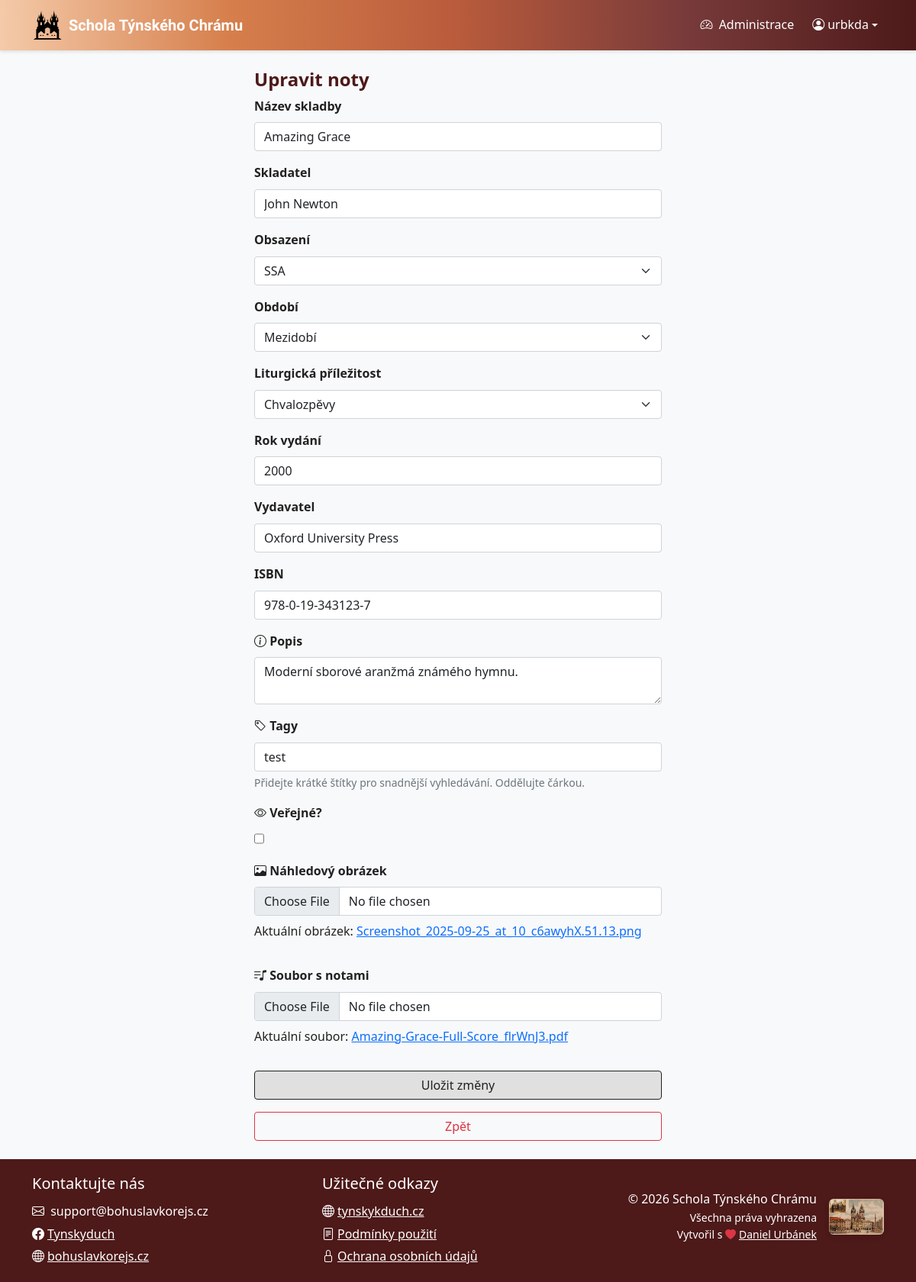
Screenshot of /edit/18 (signed in) with the database file from the repository.
### sheet_music_app/models.py (models this page shows, shortened)
class Sheet(models.Model):
    CAST_CHOICES = [
        ("SATB", "SATB"),
        ("SSATB", "SSATB"),
        ("SSAA", "SSAA"),
        ("SSAB", "SSAB"),
        ("SSA", "SSA"),
        ("SAT", "SAT"),
        ("SAB", "SAB"),
        ("UNISON", "Unisono"),
        ("OTHER", "Jiné")
    ]
    SEASON_CHOICES = [
        ("ADVENT", "Advent"),
        ("CHRISTMAS", "Vánoce"),
        ("LENT", "Půst"),
        ("EASTER", "Velikonoce"),
        ("PENTECOST", "Letnice"),
        ("HOLY_TRINITY", "Nejsvětější Trojice"),
        ("INTERLUDE", "Mezidobí"),
        ("OTHER", "Žádné")
    ]
    USE_CHOICES = [
        ("HYMNS", "Chvalozpěvy"),
        ("EUCHARIST", "Eucharistie"),
        ("HOLY_SPIRIT", "Duch Svatý"),
        ("VIRGIN_MARY", "Panna Maria"),
        ("SAINTS", "Svatí"),
        ("WEDDINGS", "Svatební obřady"),
        ("FUNERAL", "Pohřebí obřady"),
        ("FOLK", "Lidové písně"),
        ("MINE", "Hornické písně"),
        ("OTHER", "Ostatní")
    ]
    title = models.CharField(max_length=200)
    composer = models.CharField(max_length=200)
    arranger = models.CharField(max_length=200, blank=True, null=True)
    cast = models.CharField(choices=CAST_CHOICES, blank=True, null=True, max_length=10)
    season = models.CharField(choices=SEASON_CHOICES, blank=True, null=True, max_length=50)
    use = models.CharField(choices=USE_CHOICES, blank=True, null=True, max_length=50)
    publication_year = models.IntegerField(blank=True, null=True)
    publisher = models.CharField(max_length=200, blank=True, null=True)
    isbn = models.CharField(max_length=20, blank=True, null=True)
    description = models.TextField(blank=True, null=True)
    date_created = models.DateTimeField(auto_now_add=True)
    date_modified = models.DateTimeField(auto_now=True)
    created_by = models.ForeignKey('auth.User', on_delete=models.CASCADE)
    modified_by = models.ForeignKey('auth.User', on_delete=models.CASCADE, related_name='modified_sheets')
    sheet_file = models.FileField()
    preview_image = models.ImageField(blank=True, null=True)
    public = models.BooleanField(default=False)
    slug = models.SlugField(max_length=255, unique=True, blank=True, null=True)
    tags = models.ManyToManyField(Tag, blank=True, related_name="sheets")

### sheet_music_app/views.py (the view, shortened to what this page needs)
# urls.py: path("edit/<int:pk>", views.edit_sheet, name="edit_sheet"),  # Update
@login_required(login_url='login')
def edit_sheet(request, pk):
    sheet = get_object_or_404(Sheet, pk=pk)
    return render(request, "edit_sheet.html", {
        "sheet": sheet,
        "cast_choices": Sheet.CAST_CHOICES,
        "season_choices": Sheet.SEASON_CHOICES,
        "use_choices": Sheet.USE_CHOICES,
        "tags_csv": ", ".join(sheet.tags.values_list('name', flat=True)),
    })

### sheet_music_app/context_processors.py (called while the page is built)
def turnstile(request):
    return {"TURNSTILE_SITE_KEY": settings.TURNSTILE_SITE_KEY}

### sheet_music_app/templatetags/permissions.py (called while the page is built)
@register.filter(name='is_superuser')
def is_superuser(user):
    if not hasattr(user, 'is_authenticated'):
        return False
    return user.is_authenticated and (user.is_superuser)

### sheet_music_app/templates/edit_sheet.html (shortened to what this page needs)
{% extends "base.html" %}
{% load static %}
{% load permissions %}
{% block content %}
    <div class="container-lg justify-content-center flex w-50 w-md-75 w-sm-100">
        <h1>Upravit noty</h1>
        <form method="post" enctype="multipart/form-data" class="d-flex flex-column gap-3">
            <div class="title_input">
                <label for="title" class="form-label"><strong>Název skladby</strong></label>
                <input type="text" name="title" id="title" class="form-control" required value="{{ sheet.title }}">
            </div>
            <div class="composer_input">
                <label for="composer" class="form-label"><strong>Skladatel</strong></label>
                <input type="text" name="composer" id="composer" class="form-control" required value="{{ sheet.composer }}">
            </div>
            <div class="cast_input">
                <label for="cast" class="form-label"><strong>Obsazení</strong></label>
                <select class="form-select" id="cast" name="cast" required>
                    {% for cast_code, cast_name in cast_choices %}
                        <option value="{{ cast_code }}" {% if cast_code|stringformat:"s" == sheet.cast|stringformat:"s" %}selected{% endif %}>{{ cast_name }}</option>
                    {% endfor %}
                </select>
            </div>
            <div class="season_input">
                <label for="season" class="form-label"><strong>Období</strong></label>
                <select class="form-select" id="season" name="season" required>
                    {% for season_code, season_name in season_choices %}
                        <option value="{{ season_code }}" {% if season_code|stringformat:"s" == sheet.season|stringformat:"s" %}selected{% endif %}>{{ season_name }}</option>
                    {% endfor %}
                </select>
            </div>
            <div class="use_input">
                <label for="use" class="form-label"><strong>Liturgická příležitost</strong></label>
                <select class="form-select" id="use" name="use" required>
                    {% for use_code, use_name in use_choices %}
                        <option value="{{ use_code }}" {% if use_code|stringformat:"s" == sheet.use|stringformat:"s" %}selected{% endif %}>{{ use_name }}</option>
                    {% endfor %}
                </select>
            </div>
            <div class="publication_year_input">
                <label for="publication_year" class="form-label"><strong>Rok vydání</strong></label>
                <input type="number" name="publication_year" id="publication_year" class="form-control" value="{{ sheet.publication_year }}">
            </div>
            <div class="publisher_input">
                <label for="publisher" class="form-label"><strong>Vydavatel</strong></label>
                <input type="text" name="publisher" id="publisher" class="form-control" value="{{ sheet.publisher }}">
            </div>
            <div class="isbn_input">
                <label for="isbn" class="form-label"><strong>ISBN</strong> </label>
                <input type="text" name="isbn" id="isbn" class="form-control" value="{{ sheet.isbn }}">
            </div>
            <div class="description_input">
                <label for="description" class="form-label"><i class="bi bi-info-circle"></i> <strong>Popis</strong></label>
                <textarea name="description" id="description" class="form-control">{{ sheet.description }}</textarea>
            </div>
            <div class="tags_input">
                <label for="tags" class="form-label"><i class="bi bi-tag"></i> <strong>Tagy</strong></label>
                <input type="text" name="tags" id="tags" class="form-control" value="{{ tags_csv }}" placeholder="oddělené čárkou, např. church, svatba, advent">
                <div class="form-text">Přidejte krátké štítky pro snadnější vyhledávání. Oddělujte čárkou.</div>
            </div>
            <div class="public_input">
                <label for="public" class="form-label"><i class="bi bi-eye"></i> <strong>Veřejné?</strong></label>
                <input type="checkbox" name="public" id="public" class="form-check" {% if sheet.public %}checked{% endif %}>
            </div>
            <div class="preview_image_input">
                <label for="preview_image" class="form-label"><i class="bi bi-image"></i> <strong>Náhledový obrázek</strong></label>
                <input type="file" name="preview_image" id="preview_image" class="form-control">
                {% if sheet.preview_image %}
                <p class="mt-2">Aktuální obrázek: <a href="{{ sheet.preview_image.url }}" target="_blank">{{ sheet.preview_image.name }}</a></p>
                {% endif %}
            </div>
            <div class="sheet_file_input">
                <label for="sheet_file" class="form-label"><i class="bi bi-music-note-list"></i> <strong>Soubor s notami</strong></label>
                <input type="file" name="sheet_file" id="sheet_file" class="form-control">
                {% if sheet.sheet_file %}
                <p class="mt-2">Aktuální soubor: <a href="{{ sheet.sheet_file.url }}" target="_blank">{{ sheet.sheet_file.name }}</a></p>
                {% endif %}
            </div>
            <button type="submit" class="submit-button btn btn-primary">Uložit změny</button>
            <a class="btn btn-outline-danger" href="{% url 'home' %}">Zpět</a>
        </form>
    </div>
{% endblock %}

### sheet_music_app/templates/base.html (shortened to what this page needs)
<!DOCTYPE html>
{% load static %}
{% load permissions %}
<html lang="cs">
<head>
    <link href="https://cdn.jsdelivr.net/npm/bootstrap@5.0.2/dist/css/bootstrap.min.css" rel="stylesheet">
    <link rel="stylesheet" href="https://cdn.jsdelivr.net/npm/bootstrap-icons@1.9.1/font/bootstrap-icons.css">
    <link href="{% static 'css/style.css' %}" rel="stylesheet">
</head>
<body class="d-flex flex-column min-vh-100">
    <header>
        <nav class="navbar navbar-expand-lg navbar-dark sticky-top">
            <div class="container">
                <a class="navbar-brand d-flex align-items-center" href="{% url 'home' %}">
                    <img src="{% static 'images/tynsky_duch_logo.png' %}" alt="Logo" width="40" height="40" class="d-inline-block align-text-top me-2">
                    <span class="text-black uncial-antiqua-regular">Schola Týnského Chrámu</span>
                </a>
                <div class="navbar-collapse" id="navbarNav">
                    <ul class="navbar-nav">
                        {% if user.is_authenticated %}
                            {% if user|is_superuser %}
                            <li class="nav-item me-2">
                                <a class="nav-link" href="/admin/" target="_blank">
                                    <i class="bi bi-speedometer2 me-1"></i> Administrace
                                </a>
                            </li>
                            {% endif %}
                            <li class="nav-item dropdown">
                                <a class="nav-link dropdown-toggle d-flex align-items-center" href="#" id="userDropdown" role="button" data-bs-toggle="dropdown" aria-expanded="false">
                                    <i class="bi bi-person-circle me-1"></i> <span>{{ user.get_short_name|default:user.username }}</span>
                                </a>
                            </li>
                        {% endif %}
                    </ul>
                </div>
            </div>
        </nav>
    </header>
    <main class="flex-grow-1 py-4">
        <div class="container">
            {% block content %}{% endblock %}
        </div>
    </main>
    <footer class="bg-secondary py-3 mt-auto">
        <div class="container">
            <div class="row">
                <div class="col text-center text-white text-md-start">
                    <p class="mb-2 text-white fs-5">Kontaktujte nás</p>
                    <p class="mb-1"><i class="bi bi-envelope me-1"></i> support@bohuslavkorejs.cz</p>
                    <p class="mb-1"><a href="https://www.facebook.com/tynskyduch/" class="text-white"><i class="bi bi-facebook me-1"></i>Tynskyduch</a></p>
                    <p class="mb-0"><a href="https://bohuslavkorejs.cz/" class="text-white"><i class="bi bi-globe me-1"></i>bohuslavkorejs.cz</a></p>
                </div>
                <div class="col text-center text-white text-md-start">
                    <p class="mb-2 text-white fs-5">Užitečné odkazy</p>
                    <p class="mb-1"><a href="https://tynskyduch.webnode.cz/" class="text-white"><i class="bi bi-globe me-1"></i>tynskykduch.cz</a></p>
                    <p class="mb-1"><a href="{% url 'terms_and_conditions' %}" class="text-white"><i class="bi bi-file-text me-1"></i>Podmínky použití</a></p>
                    <p class="mb-1"><a href="{% url 'privacy_policy' %}" class="text-white"><i class="bi bi-lock me-1"></i>Ochrana osobních údajů</a></p>
                </div>
                <div class="col d-flex flex-column align-items-center align-items-md-end mt-2 mt-md-0 text-white">
                    <div class="d-flex align-items-center gap-3 mt-4">
                        <div class="text-end">
                            <p class="mb-0">&copy; {% now "Y" %} Schola Týnského Chrámu</p>
                            <p class="small mb-0">Všechna práva vyhrazena</p>
                            <p class="small mb-0">Vytvořil s <i class="bi bi-heart-fill text-danger me-1"></i><a href="https://www.linkedin.com/in/daniel-urbanek-9079aa332/" class="text-white">Daniel Urbánek</a></p>
                        </div>
                        <img src="{% static 'images/tynsky_chram_pohled.jpg' %}"
                             alt="Týnský chrám"
                             class="footer-mark d-none d-sm-block"
                             loading="lazy">
                    </div>
                </div>
            </div>
        </div>
    </footer>
</body>
</html>

### sheet_music_app/static/css/style.css (style rules this page uses)
:root { --secondary: #4d1919; --primary-dark: #d67f4c; --primary-light: #eae6d5; --primary: #f4caa9; --secondary-light: #e1b99e; --light: #F5F5F5; --dark: #212121; --gray: #757575; --light-gray: #E0E0E0; --gradient-main: linear-gradient(0.25turn, #4d1919, #783a3a, #b95b3c, #d67f4c, #f4caa9); }
body { font-family: 'Segoe UI', Tahoma, Geneva, Verdana, sans-serif; color: var(--dark); background-color: #f8f9fa; line-height: 1.6; }
h1 { font-weight: 600; font-size: x-large; color: var(--secondary); }
.uncial-antiqua-regular { font-family: "Uncial Antiqua", system-ui; font-weight: 550; font-style: normal; }
.navbar { background: linear-gradient(to left, #4d1919, #783a3a, #b95b3c, #d67f4c, #f4caa9) !important; box-shadow: 0 2px 4px rgba(0,0,0,0.1); }
.navbar-brand, .nav-link { color: white !important; font-weight: 500; }
.btn-primary { background-color: var(--light-gray); border-color: var(--dark); color: var(--dark); font-weight: 500; }
footer { background-color: linear-gradient(0.25turn, #4d1919, #783a3a, #b95b3c, #d67f4c, #f4caa9); color: white; padding: 2rem 0; margin-top: 3rem; }
.footer-mark { width: 72px; height: auto; border-radius: 6px; opacity: 0.9; box-shadow: 0 2px 8px rgba(0,0,0,0.15); }
.bg-secondary { background-color: var(--secondary) !important; }

### rows the page displays
Sheet: title "Amazing Grace", composer "John Newton", cast "SSA", season "Mezidobí", use "Chvalozpěvy", publication_year "2000", publisher "Oxford University Press", isbn "978-0-19-343123-7", description "Moderní sborové aranžmá známého hymnu.", preview_image.name "Screenshot_2025-09-25_at_10_c6awyhX.51.13.png", sheet_file.name "Amazing-Grace-Full-Score_flrWnJ3.pdf"

### other values shown
{{ user.get_short_name|default:user.username }} "urbkda"
